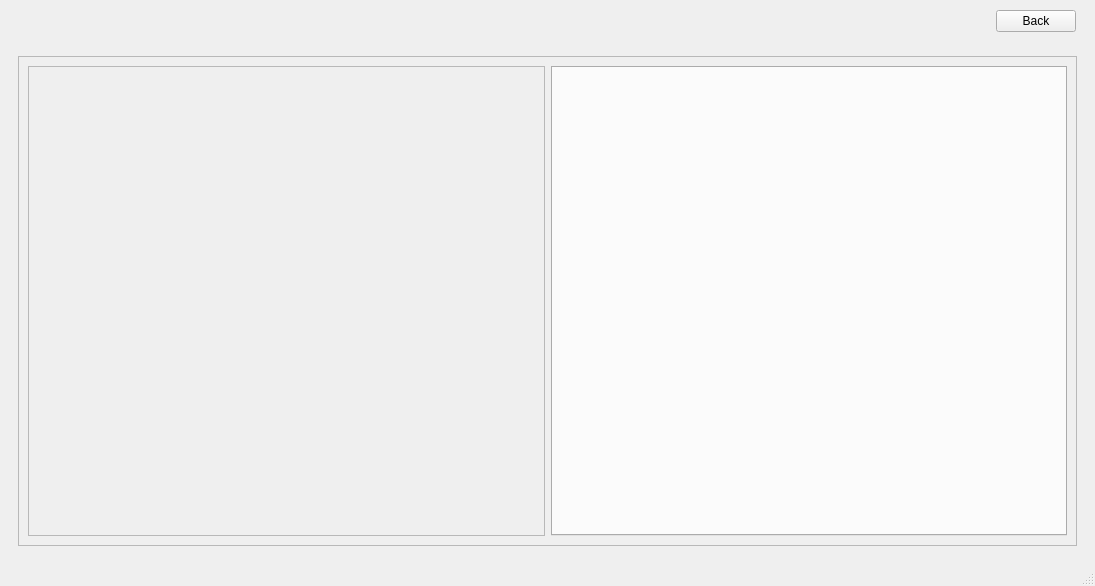
<?xml version="1.0" encoding="UTF-8"?>
<ui version="4.0">
 <class>MainWindow</class>
 <widget class="QMainWindow" name="MainWindow">
  <property name="geometry">
   <rect>
    <x>0</x>
    <y>0</y>
    <width>1095</width>
    <height>586</height>
   </rect>
  </property>
  <property name="windowTitle">
   <string>MainWindow</string>
  </property>
  <property name="styleSheet">
   <string notr="true">QLabel[state = '0']{
	background-color: rgb(255, 0, 0);
}

QLabel[state = '1']{
	background-color: rgb(0, 85, 0);
}

/*QLabel[state = '0', type = 'server']{
	background-color: rgb(255, 0, 0);
}

QLabel[state = '1', type = 'server']{
	background-color: rgb(0, 85, 0);
}
*/</string>
  </property>
  <widget class="QWidget" name="centralwidget">
   <layout class="QVBoxLayout" name="verticalLayout_10">
    <item>
     <widget class="QFrame" name="horizontalFrameHeader">
      <property name="enabled">
       <bool>true</bool>
      </property>
      <layout class="QHBoxLayout" name="horizontalLayoutHeader">
       <property name="leftMargin">
        <number>10</number>
       </property>
       <property name="topMargin">
        <number>1</number>
       </property>
       <property name="rightMargin">
        <number>10</number>
       </property>
       <item>
        <spacer name="horizontalSpacer">
         <property name="orientation">
          <enum>Qt::Orientation::Horizontal</enum>
         </property>
         <property name="sizeHint" stdset="0">
          <size>
           <width>40</width>
           <height>20</height>
          </size>
         </property>
        </spacer>
       </item>
       <item>
        <widget class="QPushButton" name="backBtn">
         <property name="text">
          <string>Back</string>
         </property>
        </widget>
       </item>
      </layout>
     </widget>
    </item>
    <item>
     <widget class="QStackedWidget" name="mainWindowStackedWidget">
      <property name="frameShape">
       <enum>QFrame::Shape::NoFrame</enum>
      </property>
      <property name="frameShadow">
       <enum>QFrame::Shadow::Plain</enum>
      </property>
      <property name="currentIndex">
       <number>3</number>
      </property>
      <widget class="QWidget" name="mainPage">
       <layout class="QVBoxLayout" name="verticalLayout">
        <item>
         <widget class="QFrame" name="mainMenuFrame">
          <widget class="QLabel" name="gameName">
           <property name="geometry">
            <rect>
             <x>370</x>
             <y>40</y>
             <width>311</width>
             <height>61</height>
            </rect>
           </property>
           <property name="font">
            <font>
             <family>Unispace</family>
             <pointsize>25</pointsize>
            </font>
           </property>
           <property name="text">
            <string>Survivors Quest</string>
           </property>
          </widget>
          <widget class="QFrame" name="menuFrame">
           <property name="geometry">
            <rect>
             <x>380</x>
             <y>120</y>
             <width>281</width>
             <height>351</height>
            </rect>
           </property>
           <property name="frameShape">
            <enum>QFrame::Shape::StyledPanel</enum>
           </property>
           <property name="frameShadow">
            <enum>QFrame::Shadow::Raised</enum>
           </property>
           <layout class="QVBoxLayout" name="verticalLayout_2">
            <item>
             <widget class="QPushButton" name="startServerPushButton">
              <property name="font">
               <font>
                <family>Unispace</family>
                <pointsize>12</pointsize>
                <italic>false</italic>
                <bold>false</bold>
                <underline>false</underline>
                <strikeout>false</strikeout>
                <kerning>true</kerning>
               </font>
              </property>
              <property name="toolTipDuration">
               <number>2</number>
              </property>
              <property name="whatsThis">
               <string>Start dedicated server</string>
              </property>
              <property name="text">
               <string>Start Server</string>
              </property>
              <property name="checkable">
               <bool>false</bool>
              </property>
              <property name="checked">
               <bool>false</bool>
              </property>
              <property name="flat">
               <bool>false</bool>
              </property>
             </widget>
            </item>
            <item>
             <widget class="QPushButton" name="connectPushButton">
              <property name="font">
               <font>
                <family>Unispace</family>
                <pointsize>12</pointsize>
                <italic>false</italic>
                <bold>false</bold>
                <underline>false</underline>
                <strikeout>false</strikeout>
                <kerning>true</kerning>
               </font>
              </property>
              <property name="toolTipDuration">
               <number>2</number>
              </property>
              <property name="whatsThis">
               <string>Connect to the other server</string>
              </property>
              <property name="text">
               <string>Connect</string>
              </property>
              <property name="checkable">
               <bool>false</bool>
              </property>
              <property name="checked">
               <bool>false</bool>
              </property>
              <property name="flat">
               <bool>false</bool>
              </property>
             </widget>
            </item>
            <item>
             <widget class="QPushButton" name="settingsPushButton">
              <property name="font">
               <font>
                <family>Unispace</family>
                <pointsize>12</pointsize>
                <italic>false</italic>
                <bold>false</bold>
                <underline>false</underline>
                <strikeout>false</strikeout>
                <kerning>true</kerning>
               </font>
              </property>
              <property name="toolTipDuration">
               <number>2</number>
              </property>
              <property name="whatsThis">
               <string>App settings</string>
              </property>
              <property name="text">
               <string>Settings</string>
              </property>
              <property name="checkable">
               <bool>false</bool>
              </property>
              <property name="checked">
               <bool>false</bool>
              </property>
              <property name="flat">
               <bool>false</bool>
              </property>
             </widget>
            </item>
            <item>
             <widget class="QPushButton" name="exitPushButton">
              <property name="font">
               <font>
                <family>Unispace</family>
                <pointsize>12</pointsize>
                <italic>false</italic>
                <bold>false</bold>
                <underline>false</underline>
                <strikeout>false</strikeout>
                <kerning>true</kerning>
               </font>
              </property>
              <property name="text">
               <string>Exit</string>
              </property>
              <property name="checkable">
               <bool>false</bool>
              </property>
              <property name="checked">
               <bool>false</bool>
              </property>
              <property name="flat">
               <bool>false</bool>
              </property>
             </widget>
            </item>
           </layout>
          </widget>
         </widget>
        </item>
       </layout>
      </widget>
      <widget class="QWidget" name="setupServerPage">
       <layout class="QVBoxLayout" name="verticalLayout_11">
        <item>
         <widget class="QFrame" name="connectionFrame">
          <layout class="QVBoxLayout" name="verticalLayout_4">
           <item>
            <widget class="QFrame" name="frame_2">
             <property name="frameShape">
              <enum>QFrame::Shape::StyledPanel</enum>
             </property>
             <property name="frameShadow">
              <enum>QFrame::Shadow::Raised</enum>
             </property>
             <layout class="QHBoxLayout" name="horizontalLayout_4">
              <item>
               <widget class="QGroupBox" name="groupBox_6">
                <property name="title">
                 <string>Server status</string>
                </property>
                <layout class="QVBoxLayout" name="verticalLayout_14">
                 <item>
                  <widget class="QPushButton" name="BtnUpdateServInfo">
                   <property name="text">
                    <string>Update server info</string>
                   </property>
                  </widget>
                 </item>
                 <item>
                  <layout class="QHBoxLayout" name="horizontalLayout_5">
                   <item>
                    <widget class="QListWidget" name="LstConsole"/>
                   </item>
                   <item>
                    <widget class="QPushButton" name="BtnClearConsole">
                     <property name="text">
                      <string>Clear</string>
                     </property>
                    </widget>
                   </item>
                  </layout>
                 </item>
                 <item>
                  <layout class="QHBoxLayout" name="horizontalLayout_8">
                   <item>
                    <widget class="QLabel" name="ServerPortLabel_2">
                     <property name="text">
                      <string>Port</string>
                     </property>
                    </widget>
                   </item>
                   <item>
                    <widget class="QSpinBox" name="ServerPort">
                     <property name="minimum">
                      <number>1024</number>
                     </property>
                     <property name="maximum">
                      <number>65535</number>
                     </property>
                     <property name="value">
                      <number>5051</number>
                     </property>
                    </widget>
                   </item>
                   <item>
                    <widget class="QPushButton" name="BtnServerRun">
                     <property name="text">
                      <string>Run server</string>
                     </property>
                    </widget>
                   </item>
                   <item>
                    <widget class="QLabel" name="ServerIndicator">
                     <property name="minimumSize">
                      <size>
                       <width>20</width>
                       <height>20</height>
                      </size>
                     </property>
                     <property name="maximumSize">
                      <size>
                       <width>20</width>
                       <height>20</height>
                      </size>
                     </property>
                     <property name="text">
                      <string/>
                     </property>
                     <property name="state" stdset="0">
                      <string>0</string>
                     </property>
                    </widget>
                   </item>
                  </layout>
                 </item>
                </layout>
               </widget>
              </item>
              <item>
               <widget class="QFrame" name="frame_3">
                <property name="frameShape">
                 <enum>QFrame::Shape::StyledPanel</enum>
                </property>
                <property name="frameShadow">
                 <enum>QFrame::Shadow::Raised</enum>
                </property>
                <layout class="QVBoxLayout" name="verticalLayout_6">
                 <item>
                  <widget class="QListView" name="connectedPlayersListView_Server"/>
                 </item>
                 <item>
                  <widget class="QPushButton" name="startGamePushButton">
                   <property name="text">
                    <string>Start Game</string>
                   </property>
                  </widget>
                 </item>
                </layout>
               </widget>
              </item>
             </layout>
            </widget>
           </item>
          </layout>
         </widget>
        </item>
       </layout>
      </widget>
      <widget class="QWidget" name="setupClientPage">
       <layout class="QVBoxLayout" name="verticalLayout_9">
        <item>
         <widget class="QFrame" name="clientConnectionFrame">
          <layout class="QHBoxLayout" name="horizontalLayout_7">
           <item>
            <widget class="QFrame" name="clientSetupFrame">
             <layout class="QVBoxLayout" name="verticalLayout_17">
              <item>
               <layout class="QHBoxLayout" name="horizontalLayout_2">
                <item>
                 <widget class="QLabel" name="IpAddressLabel_2">
                  <property name="text">
                   <string>Ip Address</string>
                  </property>
                 </widget>
                </item>
                <item>
                 <widget class="QLineEdit" name="ClientIpAddress">
                  <property name="inputMask">
                   <string>000.000.000.000;_</string>
                  </property>
                  <property name="state" stdset="0">
                   <string>0</string>
                  </property>
                 </widget>
                </item>
                <item>
                 <spacer name="horizontalSpacer_3">
                  <property name="orientation">
                   <enum>Qt::Orientation::Horizontal</enum>
                  </property>
                  <property name="sizeHint" stdset="0">
                   <size>
                    <width>40</width>
                    <height>20</height>
                   </size>
                  </property>
                 </spacer>
                </item>
                <item>
                 <widget class="QLabel" name="ClientIndicator">
                  <property name="minimumSize">
                   <size>
                    <width>20</width>
                    <height>20</height>
                   </size>
                  </property>
                  <property name="maximumSize">
                   <size>
                    <width>20</width>
                    <height>20</height>
                   </size>
                  </property>
                  <property name="text">
                   <string/>
                  </property>
                  <property name="state" stdset="0">
                   <string>0</string>
                  </property>
                 </widget>
                </item>
               </layout>
              </item>
              <item>
               <layout class="QHBoxLayout" name="horizontalLayout_6">
                <item>
                 <widget class="QLabel" name="ClientPortLabel_2">
                  <property name="text">
                   <string>Port</string>
                  </property>
                 </widget>
                </item>
                <item>
                 <spacer name="horizontalSpacer_4">
                  <property name="orientation">
                   <enum>Qt::Orientation::Horizontal</enum>
                  </property>
                  <property name="sizeHint" stdset="0">
                   <size>
                    <width>40</width>
                    <height>20</height>
                   </size>
                  </property>
                 </spacer>
                </item>
                <item>
                 <widget class="QSpinBox" name="ClientPort">
                  <property name="minimum">
                   <number>1024</number>
                  </property>
                  <property name="maximum">
                   <number>65535</number>
                  </property>
                  <property name="value">
                   <number>5051</number>
                  </property>
                 </widget>
                </item>
               </layout>
              </item>
              <item>
               <widget class="QPushButton" name="clientConnectBtn">
                <property name="text">
                 <string>Connect</string>
                </property>
               </widget>
              </item>
             </layout>
            </widget>
           </item>
           <item>
            <widget class="QFrame" name="connectedPlayersClientFrame">
             <property name="frameShape">
              <enum>QFrame::Shape::StyledPanel</enum>
             </property>
             <property name="frameShadow">
              <enum>QFrame::Shadow::Raised</enum>
             </property>
             <layout class="QVBoxLayout" name="verticalLayout_7">
              <item>
               <widget class="QListView" name="connectedPlayersListView_Client"/>
              </item>
              <item>
               <widget class="QPushButton" name="clientReadyButton">
                <property name="text">
                 <string>Ready</string>
                </property>
               </widget>
              </item>
             </layout>
            </widget>
           </item>
          </layout>
         </widget>
        </item>
       </layout>
      </widget>
      <widget class="QWidget" name="gameSessionPage">
       <layout class="QVBoxLayout" name="verticalLayout_3">
        <item>
         <widget class="QFrame" name="playersFrame">
          <property name="frameShape">
           <enum>QFrame::Shape::StyledPanel</enum>
          </property>
          <property name="frameShadow">
           <enum>QFrame::Shadow::Raised</enum>
          </property>
          <layout class="QHBoxLayout" name="horizontalLayout">
           <item>
            <widget class="QFrame" name="localPlayerFrame">
             <property name="frameShape">
              <enum>QFrame::Shape::StyledPanel</enum>
             </property>
             <property name="frameShadow">
              <enum>QFrame::Shadow::Raised</enum>
             </property>
             <layout class="QVBoxLayout" name="verticalLayout_5">
              <item>
               <widget class="QWidget" name="localPlayerWidget" native="true">
                <property name="sizePolicy">
                 <sizepolicy hsizetype="Expanding" vsizetype="Expanding">
                  <horstretch>0</horstretch>
                  <verstretch>0</verstretch>
                 </sizepolicy>
                </property>
               </widget>
              </item>
             </layout>
            </widget>
           </item>
           <item>
            <widget class="QTabWidget" name="playersTabWidget">
             <property name="cursor">
              <cursorShape>CrossCursor</cursorShape>
             </property>
             <property name="tabPosition">
              <enum>QTabWidget::TabPosition::North</enum>
             </property>
             <property name="tabShape">
              <enum>QTabWidget::TabShape::Rounded</enum>
             </property>
             <property name="currentIndex">
              <number>-1</number>
             </property>
            </widget>
           </item>
          </layout>
         </widget>
        </item>
       </layout>
      </widget>
     </widget>
    </item>
   </layout>
  </widget>
  <widget class="QStatusBar" name="statusbar"/>
  <action name="actionCheck_player_info_tab">
   <property name="text">
    <string>Check player info tab</string>
   </property>
  </action>
 </widget>
 <resources/>
 <connections/>
</ui>
